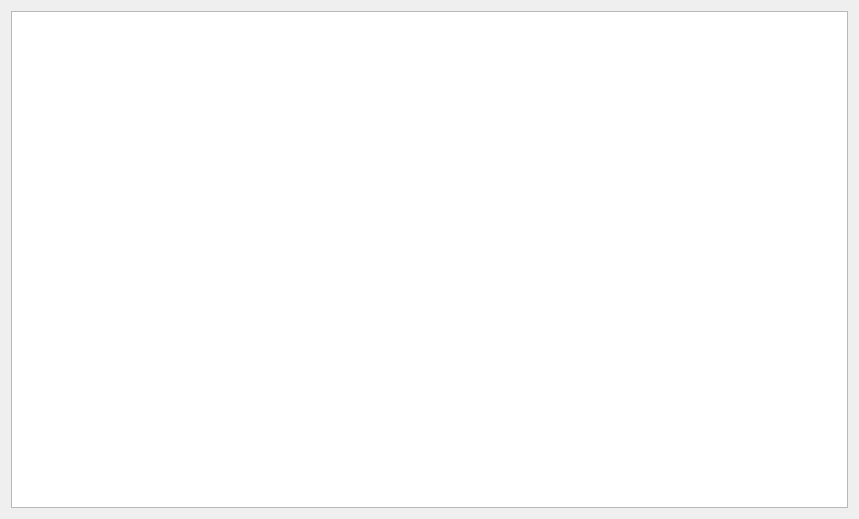
<?xml version="1.0" encoding="UTF-8"?>
<ui version="4.0">
 <class>Form</class>
 <widget class="QWidget" name="Form">
  <property name="windowModality">
   <enum>Qt::WindowModal</enum>
  </property>
  <property name="geometry">
   <rect>
    <x>0</x>
    <y>0</y>
    <width>859</width>
    <height>519</height>
   </rect>
  </property>
  <property name="windowTitle">
   <string>DebugLog</string>
  </property>
  <property name="windowIcon">
   <iconset resource="../res.qrc">
    <normaloff>:/assets/icon.svg</normaloff>:/assets/icon.svg</iconset>
  </property>
  <layout class="QVBoxLayout" name="verticalLayout">
   <item>
    <widget class="QPlainTextEdit" name="debugT">
     <property name="readOnly">
      <bool>true</bool>
     </property>
     <property name="plainText">
      <string/>
     </property>
     <property name="placeholderText">
      <string>Loading...</string>
     </property>
    </widget>
   </item>
  </layout>
 </widget>
 <resources>
  <include location="../res.qrc"/>
 </resources>
 <connections/>
</ui>
